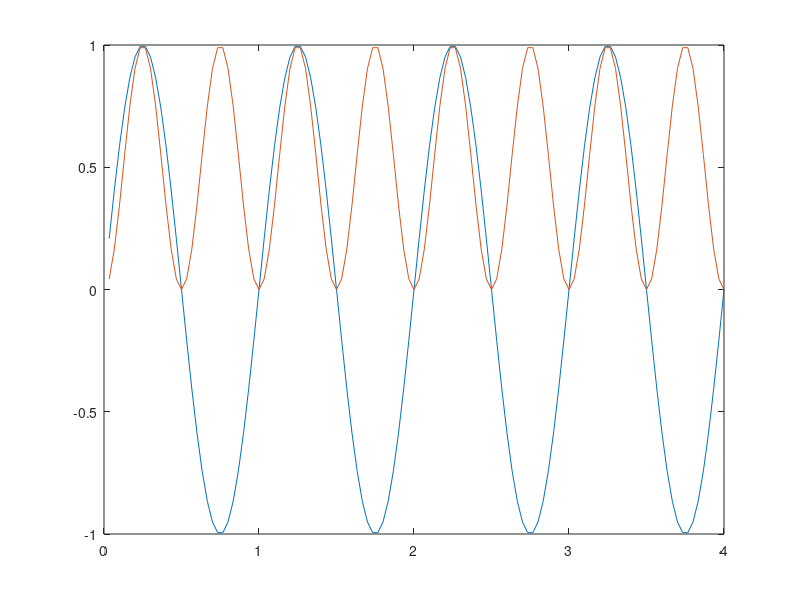

This figure's MATLAB source:
% For a given frequency sinusoid, what is the best way to compute the
% amplitude of a Hilbert transform

clear;
close all;

fs = 30; 
t = 1/fs:1/fs:4;
omega = 1;
y = sin(2*pi*omega*t);

figure();
plot(t,y)
hold on;
plot(t,y.^2);
